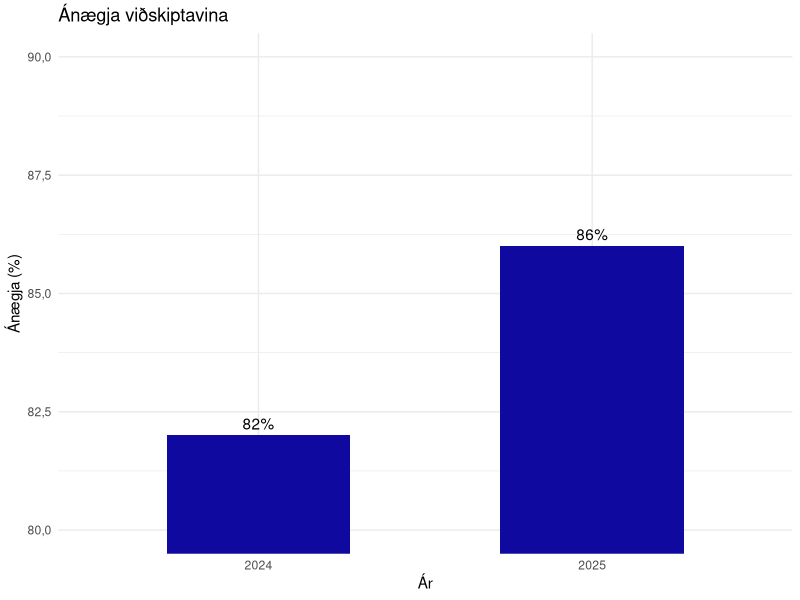
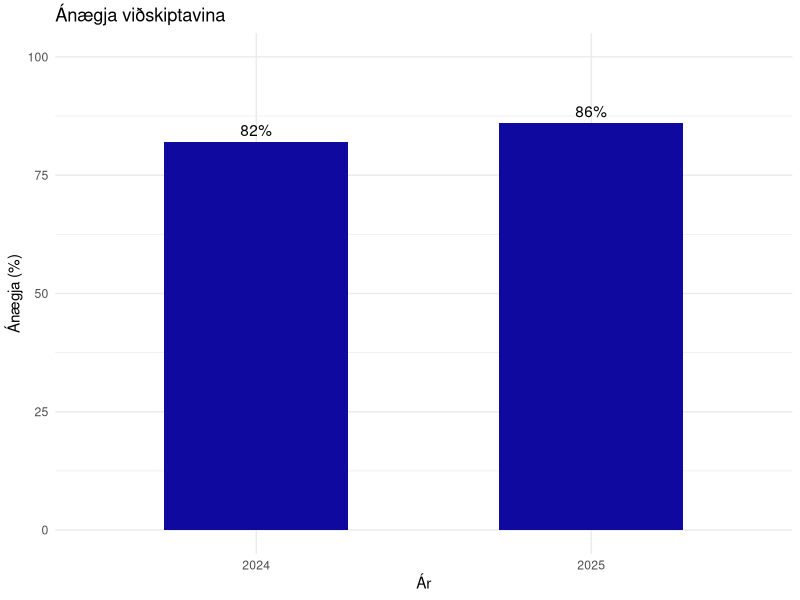
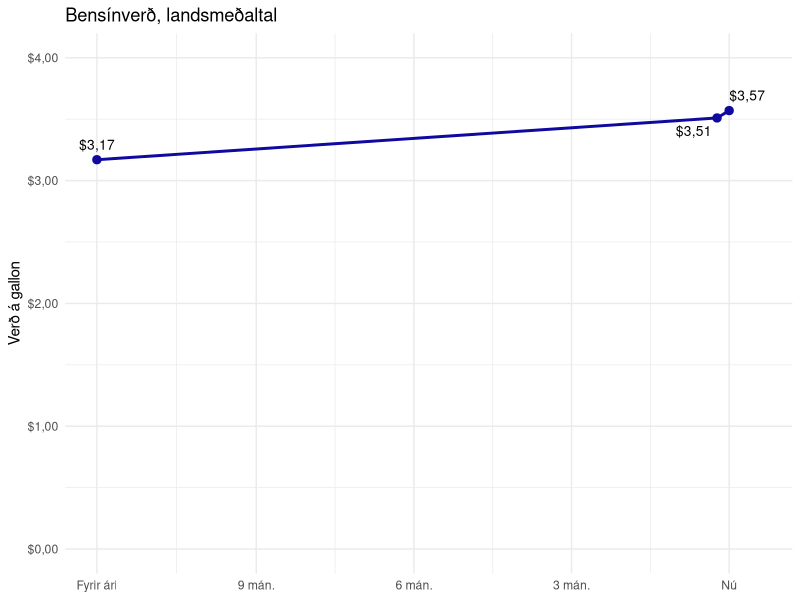

The R script that drew these images, in order:

library(ggplot2)

# Litur úr HÍ-pallettunni í styles/hi-book.scss ($hi-blue)
hi_blue <- "#10099F"

# Íslensk tugabrot: $3,17
dollarar <- function(x) paste0("$", formatC(x, format = "f", digits = 2, decimal.mark = ","))

# Sömu gögn notuð í báðum gröfum
gogn <- data.frame(
  ar = factor(c("2024", "2025"), levels = c("2024", "2025")),
  anaegja = c(82, 86)
)

# Graf 1: Villandi Y-ás sem byrjar í 80
villandi <- ggplot(gogn, aes(x = ar, y = anaegja)) +
  geom_col(fill = hi_blue, width = 0.55) +
  geom_text(aes(label = paste0(anaegja, "%")), vjust = -0.5) +
  coord_cartesian(ylim = c(80, 90)) +
  scale_y_continuous(labels = function(x) format(x, decimal.mark = ",")) +
  labs(
    title = "Ánægja viðskiptavina",
    x = "Ár",
    y = "Ánægja (%)"
  ) +
  theme_minimal()

ggsave(
  "docs/storytelling/figures/finndu-villuna/villandi-sulurit.png",
  villandi, width = 6, height = 4, dpi = 160
)

# Graf 2: Skýrari Y-ás sem byrjar í 0
skyrt <- ggplot(gogn, aes(x = ar, y = anaegja)) +
  geom_col(fill = hi_blue, width = 0.55) +
  geom_text(aes(label = paste0(anaegja, "%")), vjust = -0.5) +
  scale_y_continuous(limits = c(0, 100)) +
  labs(
    title = "Ánægja viðskiptavina",
    x = "Ár",
    y = "Ánægja (%)"
  ) +
  theme_minimal()

ggsave(
  "docs/storytelling/figures/finndu-villuna/skyrt-sulurit.png",
  skyrt, width = 6, height = 4, dpi = 160
)

# Graf 3: Bensínverð úr grafi Fox News (fox_gascost.png) með réttum tímaás.
# Tölurnar eru lesnar af upprunalega grafinu; dagar eru miðað við „current“.
bensin <- data.frame(
  dagar = c(-365, -7, 0),
  verd = c(3.17, 3.51, 3.57),
  # Síðustu tveir punktarnir eru viku á milli, svo merkin fara hvort sínum megin
  hjust = c(0.5, 1.15, 0),
  vjust = c(-1, 1.8, -1)
)

timaas <- ggplot(bensin, aes(x = dagar, y = verd)) +
  geom_line(colour = hi_blue, linewidth = 1) +
  geom_point(colour = hi_blue, size = 2.5) +
  geom_text(aes(label = dollarar(verd), hjust = hjust, vjust = vjust), size = 3.5) +
  scale_x_continuous(
    breaks = c(-365, -273, -182, -91, 0),
    labels = c("Fyrir ári", "9 mán.", "6 mán.", "3 mán.", "Nú"),
    expand = expansion(mult = c(0.05, 0.1))
  ) +
  scale_y_continuous(limits = c(0, 4), labels = dollarar) +
  labs(
    title = "Bensínverð, landsmeðaltal",
    x = NULL,
    y = "Verð á gallon"
  ) +
  theme_minimal()

ggsave(
  "docs/storytelling/figures/finndu-villuna/rett-timaas.png",
  timaas, width = 6, height = 4, dpi = 160
)

cat("Gröfin hafa verið vistuð!\n")
